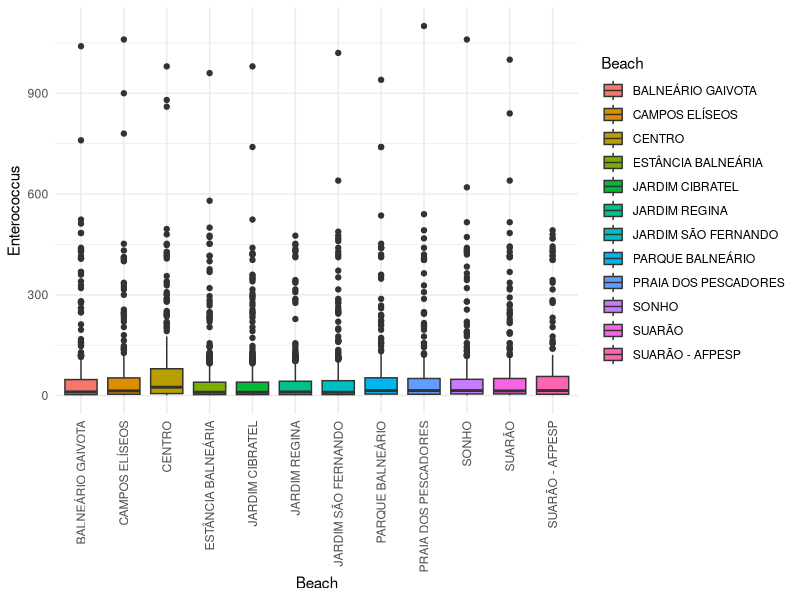

Source code (R):
library(readxl)
library(tidyverse)
setwd("D:/Users/Igor Sobreira/Desktop/Work/Codes/R/.vscode")

dados <- read_excel("sp_beaches.xlsx") %>% filter(City == "ITANHAÉM") %>%
  group_by(Beach) %>%
  mutate(Enterococcus = as.numeric(Enterococcus))

print(ggplot(data = dados, aes(x = Beach, y = Enterococcus, fill = Beach)) +
  theme_minimal() +
  geom_boxplot() +
  theme(axis.text.x = element_text(angle = 90, vjust = 0.5, hjust=1))
)